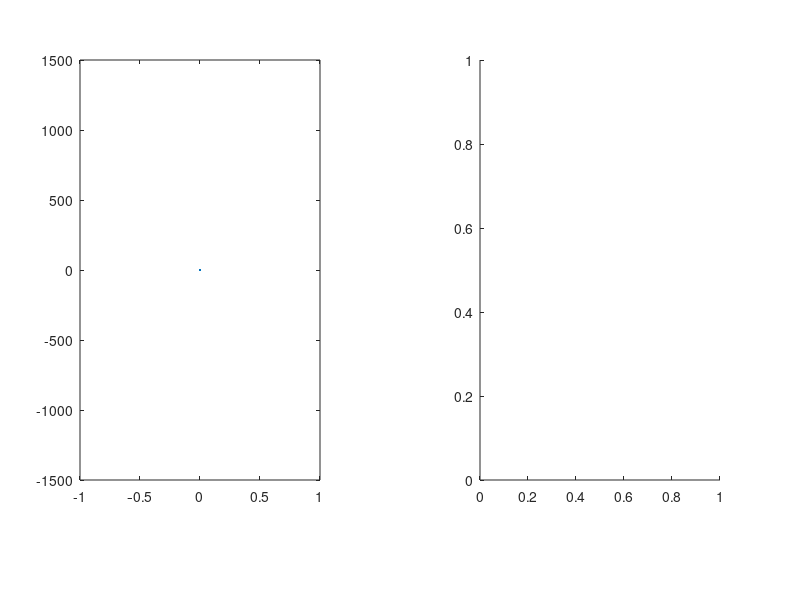

This chart was generated by the following MATLAB code: (Note: this script raises an error after producing the figure.)
%plot_tick ()
clear all
tick=1;
img(1:30000,1)=0;

limit_history=10
colormap jet

hF = figure('Name', 'myplotgui2', 'NumberTitle', 'off',...
'MenuBar', 'none', 'Units', 'characters');
set(hF, 'Position', [10 10 100 30]); 
% создаем две пары осей
hA1 = axes('Position', [0.1 0.2 0.3 0.7]);
hA2 = axes('Position', [0.6 0.2 0.3 0.7]);
% создаем две кнопки, для каждой кнопки функция BtnP
    btc_usd_bid(1)=0;
    btc_usd_ask(1)=0;
    btc_usd_p(1)=0;
    btc_usd_t(1)=0;

for tick =1:30000;

    %subplot(2,1,1)
    
    axes(hA1);

    plot(btc_usd_t,btc_usd_p) 
    set(hA1, 'YLim',[btc_usd_p(1)-1500 btc_usd_p(1)+1500])
    
 %{ subplot(2,2,2)
%   plot(btc_usd_t,btc_usd_bid-btc_usd_ask)

   % figure 
 %   subplot(2,2,3);
  %  image(img) ;
   % axis ([0 tick btc_usd_p(1)-100 btc_usd_p(1)+100]);
    %subplot(2,1,2);
    axes(hA2);
   img(1,tick)=0;
   img= Depth(img,tick);      
   
   for i = round(btc_usd_p(1))+2:30000

           img(i,tick)=img(i,tick)+img(i-1,tick);

   end
   
   for i = round(btc_usd_p(1))-2:-1:1

           img(i,tick)=img(i,tick)+img(i+1,tick);

   end
   
       for i = 2:limit_history
        img(round(btc_usd_p(i)),tick)=10000000;
    end 
   
    imagesc(img,[0  btc_usd_p(10)])
   caxis ([0 200]);
    if tick <1000
         axis ([0 tick btc_usd_p(1)-100 btc_usd_p(1)+100]);
   else
         axis ([tick-1000 tick btc_usd_p(1)-100 btc_usd_p(1)+100]);
   end
   
   set(hA2,'YDir','normal')
   
   set(hA1, 'YLim',[btc_usd_p(1)-1500 btc_usd_p(1)+1500])
   
    % imagesc(img)
   pause(1)

end
    
    
    
    
    